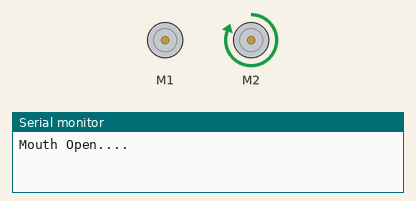
Bench run of a sketch on a simulated Arduino Uno, built with avr-gcc and run on an emulated ATmega328P. On the bench: 2 × DC motor (green arrow = forward, orange = backward, longer = faster), the last lines printed to the serial monitor.

Above: at 0.1 s.
At 9.9 s:
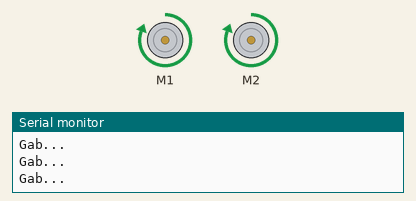
At 19.9 s:
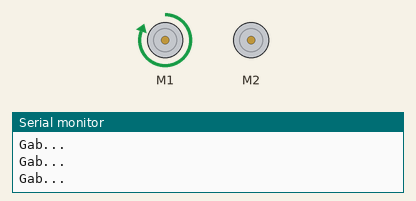
At 34.9 s:
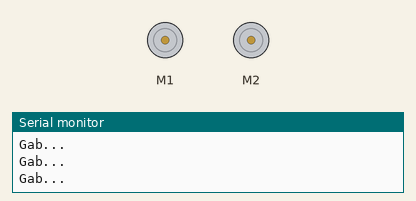
Timing chart, 0 to 40.0 s (numbered marks = the images above):
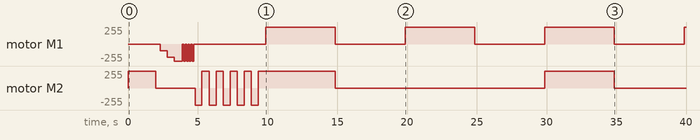

Measured:
- by itself, motor M2: stopped → forward 255/255 at 0.00 s, → stopped 2.0 s later, → backward 255/255 2.8 s later, → forward 255/255 0.50 s later, … (15 changes in this stretch)
- by itself, motor M1: stopped → backward 100/255 at 2.3 s, → backward 200/255 0.50 s later, → backward 255/255 0.50 s later, → stopped 0.60 s later, … (19 changes in this stretch)

The sketch:

billy_test.ino
```cpp
/*
   This is  test script based off of the internet sensation:
     https://www.instructables.com/id/Animate-a-Billy-Bass-Mouth-With-Any-Audio-Source/

*/

// include the Adafruit motor shield library
#include <Wire.h>
#include <Adafruit_MotorShield.h>
#include "utility/Adafruit_MS_PWMServoDriver.h"

// Create the motor shield object with the default I2C address
Adafruit_MotorShield AFMS = Adafruit_MotorShield();


/*
   Assign motor
   bodyMotor is for the body movement (depends on the wiring)
   run(FORWARD) will toggle head
   run(BACKWARD) will activate tail
*/
Adafruit_DCMotor *bodyMotor = AFMS.getMotor(1); //M1

// mouthMotor will move the mouth:
// speed = 150 barely noticable, 200 half, 255 full
//   I noticed with batteries I could get more "action"
Adafruit_DCMotor *mouthMotor = AFMS.getMotor(2); //M2

//for print lines
boolean DEBUG_ON = true;

// Some other Variables we need
int SoundInPin = A0;

/*
    The raw sensor values seem to stream in between 0 and 160 with my testing of a podcast.
    In the future, it might be nice to have a dynamic feature that is more sensative to volume
    settings.
*/
int MAX_SEEN;
int MIN_SEEN;

/*
   When talking is determined, determine how long to mimic chatter

*/
bool talking;
long then, delta_t;
long body_then, body_delta_t;


int talk_level = 1;

bool BODY_ON = false;

/*
   Reset the peak/min
*/
void resetSensorBoundary() {
  MAX_SEEN = 0;
  MIN_SEEN = 1600;
}

/*
  Monitor peaks and mins..
    Attempting to see where my peaks and valleys are
    when sound is sent in at full volume from source out
     note, that yod don't actually need the speaker to be
     full volume
     If the source volume is reduced then the rawSensorValues
     are reduced too
*/
void updateSensorHistory(int rawSensorVal) {
  if (rawSensorVal > 4) {
    if (DEBUG_ON) {
      Serial.print("SensorValue: ");
      Serial.println(rawSensorVal);
    }

    if (MAX_SEEN < rawSensorVal ) {
      MAX_SEEN = rawSensorVal;
      if (DEBUG_ON) {
        Serial.print("New max observed: ");
        Serial.println(MAX_SEEN);
        delay(500);
      }
    }

    if ( MIN_SEEN > rawSensorVal ) {
      MIN_SEEN = rawSensorVal;
      if (DEBUG_ON) {
        Serial.print("New min observed: ");
        Serial.println( MIN_SEEN);
        delay(500);
      }
    }

  }
}


/*
   Setup routine runs once when you press reset:
*/
void setup() {
  Serial.begin(9600);       // set up Serial library at 9600 bps


  AFMS.begin();            // create with the default frequency 1.6KHz

  // Set the speed to start, from 0 (off) to 255 (max speed)
  bodyMotor->setSpeed(0); //body motor
  bodyMotor->run(FORWARD);
  // turn on motor
  bodyMotor->run(RELEASE);

  mouthMotor->setSpeed(0); //mouth motor
  mouthMotor->run(FORWARD);
  // turn on motor
  mouthMotor->run(RELEASE);


  pinMode(SoundInPin, INPUT);

  talking = false;
  resetSensorBoundary();
}


void loop() {
  Serial.println("Mouth Open....");
  mouthMotor -> run(FORWARD);
  mouthMotor -> setSpeed(255);
  delay(2000);

  Serial.println("Mouth Close...");
  mouthMotor -> setSpeed(0);
  delay(300);

  Serial.println("Tail up...");
  bodyMotor -> run(BACKWARD);
  bodyMotor -> setSpeed(100);
  delay(500);
  bodyMotor -> setSpeed(200);
  delay(500);
  bodyMotor -> setSpeed(255);
  delay(500);
  Serial.println("Tail down...");
  bodyMotor -> setSpeed(0);

  flapTail(5, 100);

  gabGabGab(5);

  bobHead(5, 5000);
}

void flapTail(int times, int duration) {
  Serial.print("Flap Tail: ");
  Serial.println(times);
  for (int i = 0; i < times; i++) {

    bodyMotor -> run(BACKWARD);
    bodyMotor -> setSpeed(255);
    delay(duration);
    bodyMotor -> run(RELEASE);
    delay(duration);
  }
}


void bobHead(int times, int duration) {
  for (int i = 0; i < times; i++) {
    bodyMotor -> run(FORWARD);
    bodyMotor -> setSpeed(255);
    if (i % 2 == 0) {
      mouthMotor -> run(FORWARD);
      mouthMotor -> setSpeed(255);
    }
    delay(duration);
    bodyMotor -> run(RELEASE);
    mouthMotor -> run(RELEASE);
    delay(duration);
  }

}

void gab(int duration) {
  Serial.println("Gab...");
  mouthMotor -> run(RELEASE);
  mouthMotor -> setSpeed(0);
  delay(1);
  mouthMotor -> run(BACKWARD);
  mouthMotor -> setSpeed(255);
  delay(500);


  mouthMotor -> run(FORWARD);
  mouthMotor -> setSpeed(255);
  delay(duration);
}

void gabGabGab(int times) {
  for (int i = 0; i < times; i++) {
    gab(500);
    delay(10);
  }
}
```
